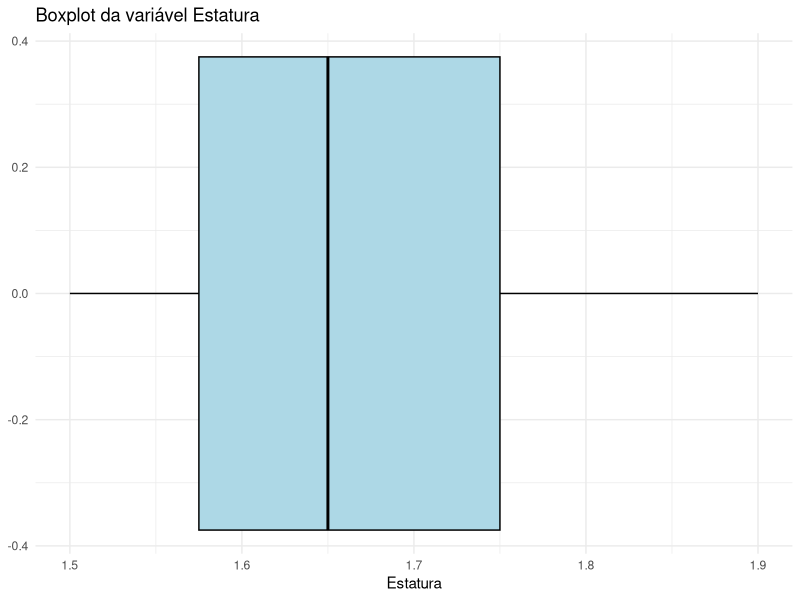

Generate this figure with R:
library(readxl)
library(ggplot2)
dados <- read_excel("Base Casos.xlsx")
head(dados)
ggplot(dados, aes(x=Estatura)) +
  geom_boxplot(fill = "lightblue", color = "black") +
  labs(title = "Boxplot da variável Estatura",
       x= "Estatura") +
  theme_minimal()